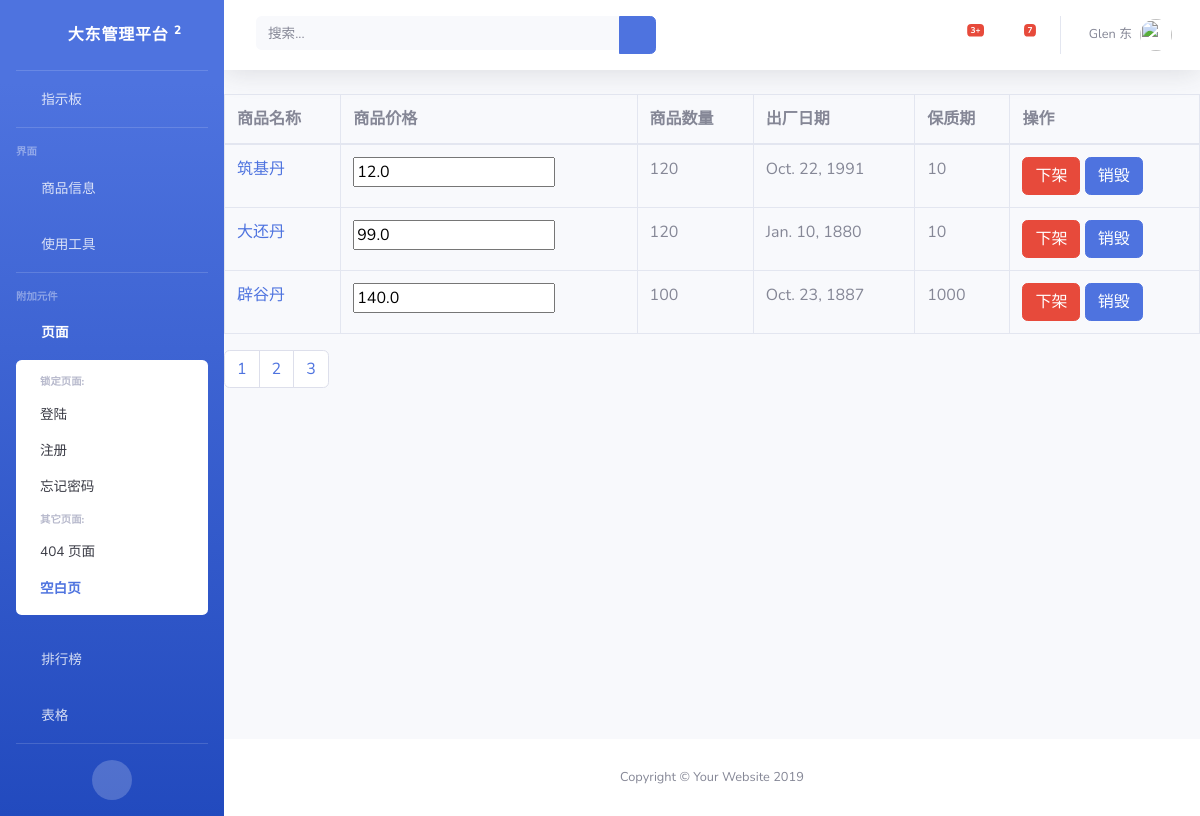
The page /Store/list_goods/ on the database its author committed.
### Store/models.py (models this page shows)
class Goods(models.Model):
    goods_name = models.CharField(max_length=32,verbose_name="商品名称")
    goods_price = models.FloatField(verbose_name="商品价格")
    goods_image = models.ImageField(upload_to="store/image",verbose_name="商品图片")
    goods_number = models.IntegerField(verbose_name="商品数量库存")
    goods_description = models.TextField(verbose_name="商品描述")
    goods_date = models.DateField(verbose_name="出厂日期")
    goods_safeDate = models.IntegerField(verbose_name="保质期")
    store_id = models.ManyToManyField(to=Store,verbose_name="商品店铺")

### Store/views.py (the view)
# urls.py: path('list_goods/',list_goods),
def list_goods(request):
    keywords = request.GET.get("keywords","") #查询关键词
    page_num = request.GET.get("page_num",1) #页码
    if keywords: #判断关键词是否存在
        goods_list = Goods.objects.filter(goods_name__contains=keywords)#完成了模糊查询
    else: #如果关键词不存在，查询所有
        goods_list = Goods.objects.all()
    paginator = Paginator(goods_list,3)
    page = paginator.page(int(page_num))
    page_range = paginator.page_range
    return render(request,"store/goods_list.html",{"page":page,"page_range":page_range,"keywords":keywords})

### Store/templates/Store/goods_list.html (shortened to what this page needs)
{% extends "store/base.html" %}
{% block content %}
    <table class="table table-bordered">
        <thead>
            <tr>
               <th>商品名称</th>
               <th>商品价格</th>
               <th>商品数量</th>
               <th>出厂日期</th>
               <th>保质期</th>
               <th>操作</th>
            </tr>
        </thead>
        <tbody>
            {% for goods in page %}
                <tr>
                    <td><a href="/Store/goods/{{ goods.id }}/">{{ goods.goods_name }}</a></td>
                    <td>
                        <input type="text" value="{{ goods.goods_price }}">
                    </td>
                    <td>{{ goods.goods_number }}</td>
                    <td>{{ goods.goods_date }}</td>
                    <td>{{ goods.goods_safeDate }}</td>
                    <td>
                        <a class="btn btn-danger" href="#">下架</a>
                        <a class="btn btn-primary" href="#">销毁</a>
                    </td>
                </tr>
            {% endfor %}
        </tbody>
    </table>
    <div class="dataTables_paginate paging_simple_numbers">
        <ul class="pagination">
            {% for p in page_range %}
            <li class="paginate_button page-item">
                <a class="page-link" href="?keywords={{ keywords }}&page_num={{ p }}">{{ p }}</a>
            </li>
            {% endfor %}
        </ul>
    </div>
{% endblock %}

### Store/templates/Store/base.html (shortened to what this page needs)
<!DOCTYPE html>
<html lang="en">
<head>
  <link href="/static/store/vendor/fontawesome-free/css/all.min.css" rel="stylesheet" type="text/css">
  <link href="/static/store/css/sb-admin-2.min.css" rel="stylesheet">
</head>
<body id="page-top">
  <div id="wrapper">
    <ul class="navbar-nav bg-gradient-primary sidebar sidebar-dark accordion" id="accordionSidebar">
      <a class="sidebar-brand d-flex align-items-center justify-content-center" href="index.html">
        <div class="sidebar-brand-icon rotate-n-15">
          <i class="fas fa-laugh-wink"></i>
        </div>
        <div class="sidebar-brand-text mx-3">大东管理平台 <sup>2</sup></div>
      </a>
      <hr class="sidebar-divider my-0">
      <li class="nav-item">
        <a class="nav-link" href="index.html">
          <i class="fas fa-fw fa-tachometer-alt"></i>
          <span>指示板</span></a>
      </li>
      <hr class="sidebar-divider">
      <div class="sidebar-heading">
        界面
      </div>
      <li class="nav-item">
        <a class="nav-link collapsed" href="#" data-toggle="collapse" data-target="#collapseTwo" aria-expanded="true" aria-controls="collapseTwo">
          <i class="fas fa-fw fa-cog"></i>
          <span>商品信息</span>
        </a>
      </li>
      <li class="nav-item">
        <a class="nav-link collapsed" href="#" data-toggle="collapse" data-target="#collapseUtilities" aria-expanded="true" aria-controls="collapseUtilities">
          <i class="fas fa-fw fa-wrench"></i>
          <span>使用工具</span>
        </a>
      </li>
      <hr class="sidebar-divider">
      <div class="sidebar-heading">
        附加元件
      </div>
      <li class="nav-item active">
        <a class="nav-link" href="#" data-toggle="collapse" data-target="#collapsePages" aria-expanded="true" aria-controls="collapsePages">
          <i class="fas fa-fw fa-folder"></i>
          <span>页面</span>
        </a>
        <div id="collapsePages" class="collapse show" aria-labelledby="headingPages" data-parent="#accordionSidebar">
          <div class="bg-white py-2 collapse-inner rounded">
            <h6 class="collapse-header">锁定页面:</h6>
            <a class="collapse-item" href="/Store/register_store/Store/login.html">登陆</a>
            <a class="collapse-item" href="register_store.html">注册</a>
            <a class="collapse-item" href="forgot-password.html">忘记密码</a>
            <h6 class="collapse-header">其它页面:</h6>
            <a class="collapse-item" href="404.html">404 页面</a>
            <a class="collapse-item active" href="base.html">空白页</a>
          </div>
        </div>
      </li>
      <li class="nav-item">
        <a class="nav-link" href="charts.html">
          <i class="fas fa-fw fa-chart-area"></i>
          <span>排行榜</span></a>
      </li>
      <li class="nav-item">
        <a class="nav-link" href="tables.html">
          <i class="fas fa-fw fa-table"></i>
          <span>表格</span></a>
      </li>
      <hr class="sidebar-divider d-none d-md-block">
      <div class="text-center d-none d-md-inline">
        <button class="rounded-circle border-0" id="sidebarToggle"></button>
      </div>
    </ul>
    <div id="content-wrapper" class="d-flex flex-column">
      <div id="content">
        <nav class="navbar navbar-expand navbar-light bg-white topbar mb-4 static-top shadow">
          <form class="d-none d-sm-inline-block form-inline mr-auto ml-md-3 my-2 my-md-0 mw-100 navbar-search">
            <div class="input-group">
              <input type="text" name="keywords"  class="form-control bg-light border-0 small" placeholder="搜索..." aria-label="Search" aria-describedby="basic-addon2">
              <div class="input-group-append">
                <button class="btn btn-primary" type="submit">
                  <i class="fas fa-search fa-sm"></i>
                </button>
              </div>
            </div>
          </form>
          <ul class="navbar-nav ml-auto">
            <li class="nav-item dropdown no-arrow mx-1">
              <a class="nav-link dropdown-toggle" href="#" id="alertsDropdown" role="button" data-toggle="dropdown" aria-haspopup="true" aria-expanded="false">
                <i class="fas fa-bell fa-fw"></i>
                <span class="badge badge-danger badge-counter">3+</span>
              </a>
            </li>
            <li class="nav-item dropdown no-arrow mx-1">
              <a class="nav-link dropdown-toggle" href="#" id="messagesDropdown" role="button" data-toggle="dropdown" aria-haspopup="true" aria-expanded="false">
                <i class="fas fa-envelope fa-fw"></i>
                <span class="badge badge-danger badge-counter">7</span>
              </a>
            </li>
            <li class="nav-item dropdown no-arrow">
              <a class="nav-link dropdown-toggle" href="#" id="userDropdown" role="button" data-toggle="dropdown" aria-haspopup="true" aria-expanded="false">
                <span class="mr-2 d-none d-lg-inline text-gray-600 small">Glen 东</span>
                <img class="img-profile rounded-circle" src="https://source.unsplash.com/QAB-WJcbgJk/60x60">
              </a>
            </li>
          </ul>
        </nav>
        {% block content %}
        {% endblock %}
      </div>
      <footer class="sticky-footer bg-white">
        <div class="container my-auto">
          <div class="copyright text-center my-auto">
            <span>Copyright &copy; Your Website 2019</span>
          </div>
        </div>
      </footer>
    </div>
  </div>
</body>
</html>

### rows shown on the page
Goods: goods_name "筑基丹", goods_price "12.0", goods_number "120", goods_date "Oct. 22, 1991", goods_safeDate "10"
Goods: goods_name "大还丹", goods_price "99.0", goods_number "120", goods_date "Jan. 10, 1880", goods_safeDate "10"
Goods: goods_name "辟谷丹", goods_price "140.0", goods_number "100", goods_date "Oct. 23, 1887", goods_safeDate "1000"

### other values the page prints
{{ p }} "1" "2" "3"
